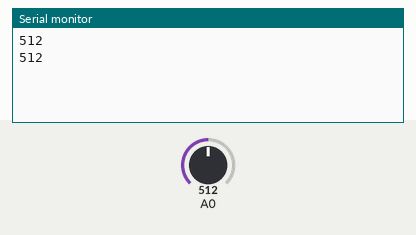
Simulated run of this sketch. Board: Arduino Uno, built with avr-gcc and run on an emulated ATmega328P. Parts: the last lines printed to the serial monitor. Inputs (shaded band) come from the test bench; at power-on: A0 = 512.

Above: at 5.8 s.
5.9 s: A0 set to 716
At 11.4 s:
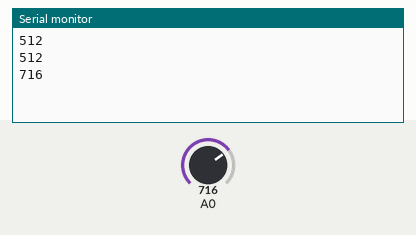
11.9 s: A0 set to 900
At 16.4 s:
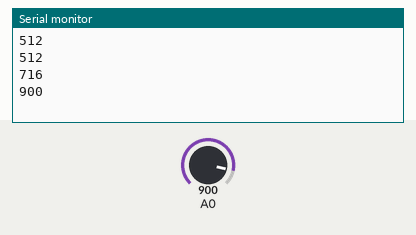
Timing chart, 0 to 17.9 s (numbered marks = the images above; inputs shaded):
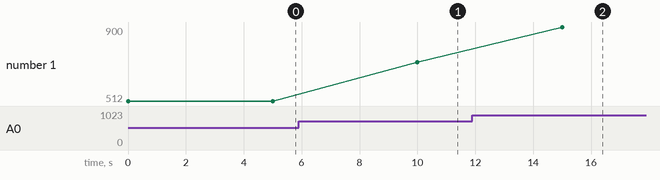

The sketch:

analogReadSerial.ino
```cpp
void setup() {
  // initialize serial communication at 9600 bits per second:
  Serial.begin(9600);
  Serial.flush();
}

// the loop routine runs over and over again forever:
void loop() {

    int sensorValue = analogRead(A0);
    // print out the value you read:
    Serial.println(sensorValue);
    delay(5000);
}
```

Measured:
- after the input at 5.9 s, the serial monitor: prints a new line after 4.1 s (image 1)
- after the input at 11.9 s, the serial monitor: prints a new line after 3.1 s (image 2)
- plotted number 1: 512 → 716 after the input at 5.9 s, 716 → 900 after the input at 11.9 s
